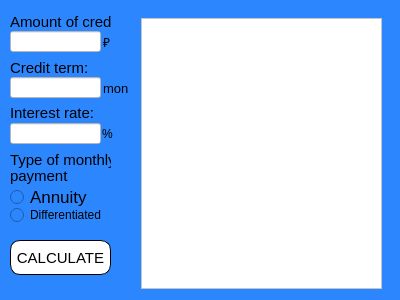
<?xml version="1.0" encoding="UTF-8"?>
<ui version="4.0">
 <class>CreditView</class>
 <widget class="QDialog" name="CreditView">
  <property name="geometry">
   <rect>
    <x>0</x>
    <y>0</y>
    <width>400</width>
    <height>300</height>
   </rect>
  </property>
  <property name="windowTitle">
   <string>Dialog</string>
  </property>
  <property name="styleSheet">
   <string notr="true">QWidget {
  background-color: rgb(44, 135, 255);
}</string>
  </property>
  <widget class="QLabel" name="label">
   <property name="geometry">
    <rect>
     <x>10</x>
     <y>10</y>
     <width>101</width>
     <height>23</height>
    </rect>
   </property>
   <property name="font">
    <font>
     <pointsize>11</pointsize>
    </font>
   </property>
   <property name="text">
    <string>Amount of credit:</string>
   </property>
  </widget>
  <widget class="QLineEdit" name="Amount">
   <property name="geometry">
    <rect>
     <x>10</x>
     <y>31</y>
     <width>91</width>
     <height>21</height>
    </rect>
   </property>
   <property name="styleSheet">
    <string notr="true">QLineEdit{
  background-color: white;
  color: black;
}</string>
   </property>
  </widget>
  <widget class="QLabel" name="label_2">
   <property name="geometry">
    <rect>
     <x>10</x>
     <y>58</y>
     <width>91</width>
     <height>20</height>
    </rect>
   </property>
   <property name="font">
    <font>
     <pointsize>11</pointsize>
    </font>
   </property>
   <property name="text">
    <string>Credit term:</string>
   </property>
  </widget>
  <widget class="QLineEdit" name="CreditTerm">
   <property name="geometry">
    <rect>
     <x>10</x>
     <y>77</y>
     <width>91</width>
     <height>21</height>
    </rect>
   </property>
   <property name="styleSheet">
    <string notr="true">QLineEdit{
  background-color: white;
  color: black;
}</string>
   </property>
  </widget>
  <widget class="QLabel" name="label_3">
   <property name="geometry">
    <rect>
     <x>10</x>
     <y>103</y>
     <width>91</width>
     <height>20</height>
    </rect>
   </property>
   <property name="font">
    <font>
     <pointsize>11</pointsize>
    </font>
   </property>
   <property name="text">
    <string>Interest rate:</string>
   </property>
  </widget>
  <widget class="QLineEdit" name="Rate">
   <property name="geometry">
    <rect>
     <x>10</x>
     <y>123</y>
     <width>91</width>
     <height>21</height>
    </rect>
   </property>
   <property name="styleSheet">
    <string notr="true">QLineEdit{
  background-color: white;
  color: black;
}</string>
   </property>
  </widget>
  <widget class="QLabel" name="label_4">
   <property name="geometry">
    <rect>
     <x>10</x>
     <y>149</y>
     <width>101</width>
     <height>21</height>
    </rect>
   </property>
   <property name="font">
    <font>
     <pointsize>11</pointsize>
    </font>
   </property>
   <property name="text">
    <string>Type of monthly</string>
   </property>
  </widget>
  <widget class="QRadioButton" name="Annuity">
   <property name="geometry">
    <rect>
     <x>10</x>
     <y>188</y>
     <width>92</width>
     <height>18</height>
    </rect>
   </property>
   <property name="font">
    <font>
     <pointsize>13</pointsize>
    </font>
   </property>
   <property name="text">
    <string>Annuity</string>
   </property>
  </widget>
  <widget class="QRadioButton" name="Differentiated">
   <property name="geometry">
    <rect>
     <x>10</x>
     <y>207</y>
     <width>101</width>
     <height>16</height>
    </rect>
   </property>
   <property name="text">
    <string>Differentiated</string>
   </property>
  </widget>
  <widget class="QLabel" name="label_5">
   <property name="geometry">
    <rect>
     <x>10</x>
     <y>168</y>
     <width>58</width>
     <height>16</height>
    </rect>
   </property>
   <property name="font">
    <font>
     <pointsize>11</pointsize>
    </font>
   </property>
   <property name="text">
    <string>payments:</string>
   </property>
  </widget>
  <widget class="QPushButton" name="calculCredit">
   <property name="geometry">
    <rect>
     <x>10</x>
     <y>240</y>
     <width>101</width>
     <height>35</height>
    </rect>
   </property>
   <property name="font">
    <font>
     <pointsize>11</pointsize>
    </font>
   </property>
   <property name="styleSheet">
    <string notr="true">QPushButton {
  background-color: rgb(255, 255, 255);
  border: 1px solid rgb(0, 0, 0);
border-radius: 10px;
  color: black;
}
QPushButton:pressed {
    background-color: qlineargradient(x1: 0, y1: 0, x2: 0, y2: 1,
                                      stop: 0 #BEBEBE, stop: 1 #D7D7D7);
}

</string>
   </property>
   <property name="text">
    <string>СALCULATE</string>
   </property>
  </widget>
  <widget class="QTextEdit" name="TextAboutMon">
   <property name="geometry">
    <rect>
     <x>141</x>
     <y>18</y>
     <width>241</width>
     <height>271</height>
    </rect>
   </property>
   <property name="styleSheet">
    <string notr="true">QTextEdit{
  background-color: white;
  color: black;
}</string>
   </property>
  </widget>
  <widget class="QLabel" name="label_6">
   <property name="geometry">
    <rect>
     <x>103</x>
     <y>32</y>
     <width>15</width>
     <height>21</height>
    </rect>
   </property>
   <property name="text">
    <string>₽</string>
   </property>
  </widget>
  <widget class="QLabel" name="label_7">
   <property name="geometry">
    <rect>
     <x>103</x>
     <y>80</y>
     <width>31</width>
     <height>16</height>
    </rect>
   </property>
   <property name="font">
    <font>
     <pointsize>10</pointsize>
    </font>
   </property>
   <property name="text">
    <string>mon</string>
   </property>
  </widget>
  <widget class="QLabel" name="label_8">
   <property name="geometry">
    <rect>
     <x>102</x>
     <y>123</y>
     <width>15</width>
     <height>21</height>
    </rect>
   </property>
   <property name="text">
    <string>%</string>
   </property>
  </widget>
 </widget>
 <resources/>
 <connections/>
</ui>
